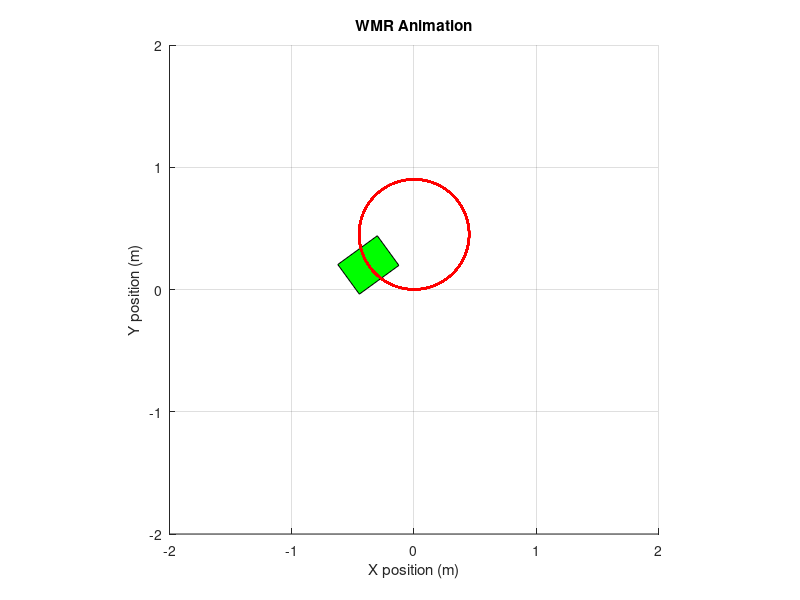

Reproduce this figure in MATLAB.
% Parameters
m = 5;          % mass of WMR (kg)
I = 0.1;        % moment of inertia (kg*m^2)
r = 0.05;       % radius of wheels (m)
a = 0.2;        % half of the distance between wheels (m)
dt = 0.001;      % time step (s)
t_final = 5;   % total simulation time (s)

% Initial conditions
x = 0;          %  x-position (m)
y = 0;          %  y-position (m)
theta = 0;      % orientation (rad)
v = 0;          %  linear velocity (m/s)
omega = 0;      %  angular velocity (rad/s)

% Time vector
t = 0:dt:t_final;

% Trajectory storage
x_traj = zeros(size(t));
y_traj = zeros(size(t));
theta_traj = zeros(size(t));

% Control inputs (torques)
tau_R = 1; % Right (Nm)
tau_L = .8; % Left (Nm)

% Simulation loop
for i = 1:length(t)
  
    v_dot = (1/(m*r)) * (tau_R + tau_L);  % linear acceleration
    omega_dot = (2*a/(I*r)) * (tau_R - tau_L);  % angular acceleration
    
    % Update velocities, position and orientation
    v = v + v_dot * dt;
    omega = omega + omega_dot * dt;
    
    x = x + v * cos(theta) * dt;
    y = y + v * sin(theta) * dt;
    theta = theta + omega * dt;
    
    % Store trajectory
    x_traj(i) = x;
    y_traj(i) = y;
    theta_traj(i) = theta;
end



% Animation of the WMR -- where the robot moves in a circular path with
% improving speed due to the application of torque
figure;
for i = 1:10:length(t)
    clf;
    hold on;
    % Plot the WMR as a rectangle
    WMR_width = 2*a;
    WMR_length = 0.3;
    WMR_shape = [-WMR_length/2, WMR_length/2, WMR_length/2, -WMR_length/2;
                 -WMR_width/2, -WMR_width/2, WMR_width/2, WMR_width/2];
    R = [cos(theta_traj(i)), -sin(theta_traj(i)); sin(theta_traj(i)), cos(theta_traj(i))];
    WMR_rotated = R * WMR_shape;
    fill(WMR_rotated(1,:) + x_traj(i), WMR_rotated(2,:) + y_traj(i), 'g');
    
    % Plot the trajectory
    plot(x_traj(1:i), y_traj(1:i), 'r', 'LineWidth', 1.5);
    
    % Formatting the plot
    axis equal;
    xlim([-2, 2]);
    ylim([-2, 2]);
    xlabel('X position (m)');
    ylabel('Y position (m)');
    title('WMR Animation');
    grid on;
    
    pause(0.01);
end
